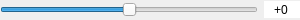
<?xml version="1.0" encoding="UTF-8"?>
<ui version="4.0">
 <class>TAdjustProcessViewWidgetClass</class>
 <widget class="TProcessViewWidgetAbstract" name="TAdjustProcessViewWidgetClass">
  <property name="geometry">
   <rect>
    <x>0</x>
    <y>0</y>
    <width>300</width>
    <height>20</height>
   </rect>
  </property>
  <property name="minimumSize">
   <size>
    <width>300</width>
    <height>0</height>
   </size>
  </property>
  <property name="windowTitle">
   <string>TAdjustProcessViewWidget</string>
  </property>
  <layout class="QHBoxLayout" name="horizontalLayout">
   <property name="leftMargin">
    <number>0</number>
   </property>
   <property name="topMargin">
    <number>0</number>
   </property>
   <property name="rightMargin">
    <number>0</number>
   </property>
   <property name="bottomMargin">
    <number>0</number>
   </property>
   <item>
    <widget class="QSlider" name="horizontalSlider">
     <property name="minimum">
      <number>-255</number>
     </property>
     <property name="maximum">
      <number>255</number>
     </property>
     <property name="orientation">
      <enum>Qt::Orientation::Horizontal</enum>
     </property>
    </widget>
   </item>
   <item>
    <widget class="QSpinBox" name="spinBox">
     <property name="frame">
      <bool>false</bool>
     </property>
     <property name="alignment">
      <set>Qt::AlignmentFlag::AlignCenter</set>
     </property>
     <property name="buttonSymbols">
      <enum>QAbstractSpinBox::ButtonSymbols::NoButtons</enum>
     </property>
     <property name="prefix">
      <string>+</string>
     </property>
     <property name="minimum">
      <number>-255</number>
     </property>
     <property name="maximum">
      <number>255</number>
     </property>
    </widget>
   </item>
  </layout>
 </widget>
 <layoutdefault spacing="6" margin="11"/>
 <customwidgets>
  <customwidget>
   <class>TProcessViewWidgetAbstract</class>
   <extends>QWidget</extends>
   <header>tprocessviewwidgetabstract.h</header>
   <container>1</container>
  </customwidget>
 </customwidgets>
 <resources/>
 <connections/>
</ui>
